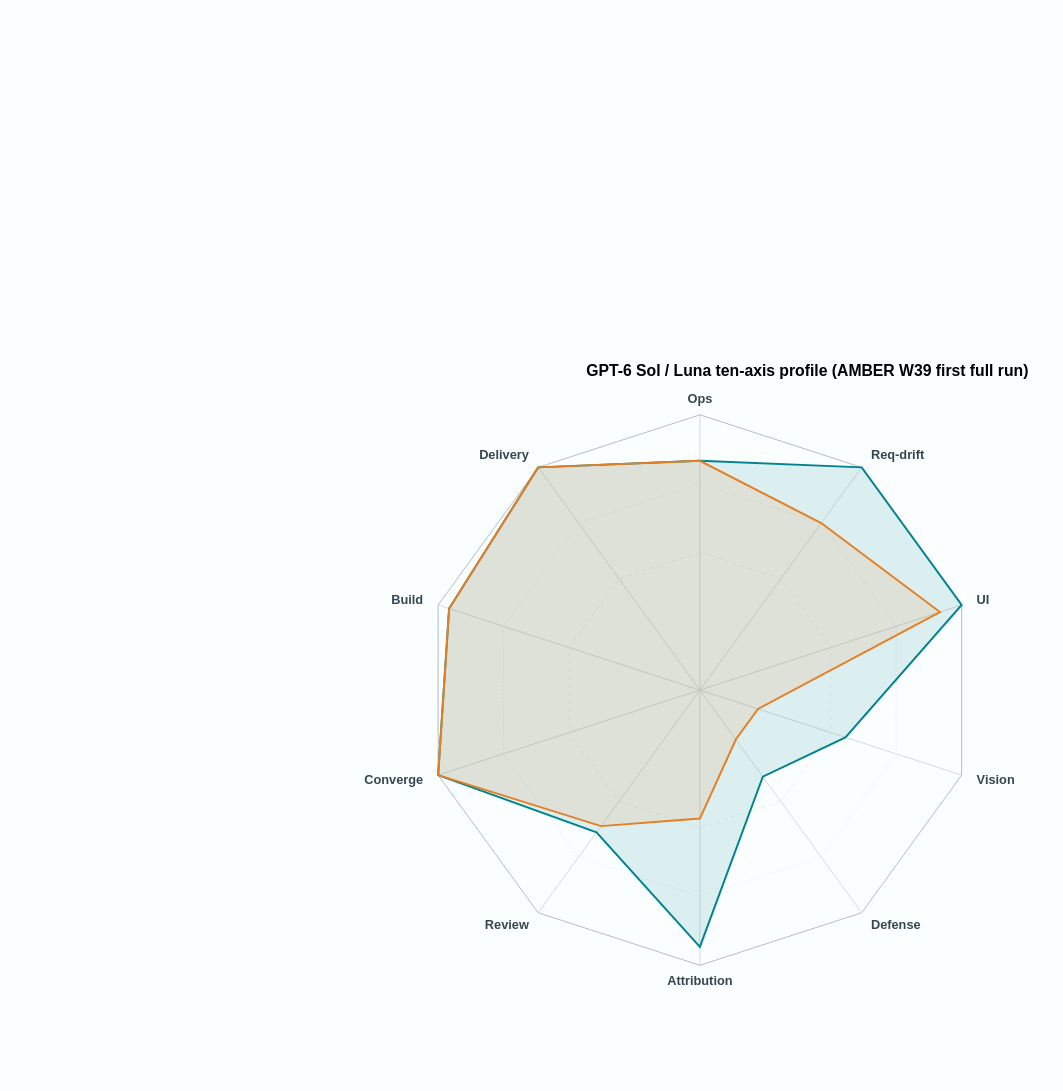

Source (Vega-Lite JSON):
### Vega specification from a JSON file in a GitHub repository (floating-point values rounded to 4 significant figures)
{"$schema": "https://vega.github.io/schema/vega/v5.json", "width": 560, "height": 560, "padding": 90, "background": "#FAFEFE", "title": {"text": "GPT-6 Sol / Luna ten-axis profile (AMBER W39 first full run)", "fontSize": 16, "offset": 14, "anchor": "middle"}, "signals": [{"name": "radius", "update": "width / 2"}], "data": [{"name": "table", "values": [{"key": "Build", "category": "gpt-6-sol-900k (17/24)", "value": 0.958}, {"key": "Delivery", "category": "gpt-6-sol-900k (17/24)", "value": 1.0}, {"key": "Ops", "category": "gpt-6-sol-900k (17/24)", "value": 0.833}, {"key": "Req-drift", "category": "gpt-6-sol-900k (17/24)", "value": 1.0}, {"key": "UI", "category": "gpt-6-sol-900k (17/24)", "value": 1.0}, {"key": "Vision", "category": "gpt-6-sol-900k (17/24)", "value": 0.556}, {"key": "Defense", "category": "gpt-6-sol-900k (17/24)", "value": 0.389}, {"key": "Attribution", "category": "gpt-6-sol-900k (17/24)", "value": 0.933}, {"key": "Review", "category": "gpt-6-sol-900k (17/24)", "value": 0.639}, {"key": "Converge", "category": "gpt-6-sol-900k (17/24)", "value": 1.0}, {"key": "Build", "category": "gpt-6-luna-900k (15/24)", "value": 0.958}, {"key": "Delivery", "category": "gpt-6-luna-900k (15/24)", "value": 1.0}, {"key": "Ops", "category": "gpt-6-luna-900k (15/24)", "value": 0.833}, {"key": "Req-drift", "category": "gpt-6-luna-900k (15/24)", "value": 0.75}, {"key": "UI", "category": "gpt-6-luna-900k (15/24)", "value": 0.917}, {"key": "Vision", "category": "gpt-6-luna-900k (15/24)", "value": 0.222}, {"key": "Defense", "category": "gpt-6-luna-900k (15/24)", "value": 0.222}, {"key": "Attribution", "category": "gpt-6-luna-900k (15/24)", "value": 0.467}, {"key": "Review", "category": "gpt-6-luna-900k (15/24)", "value": 0.611}, {"key": "Converge", "category": "gpt-6-luna-900k (15/24)", "value": 1.0}]}, {"name": "keys", "values": ["Build", "Delivery", "Ops", "Req-drift", "UI", "Vision", "Defense", "Attribution", "Review", "Converge"]}, {"name": "category_labels", "values": [{"category": "gpt-6-sol-900k", "label": "gpt-6-sol-900k (17/24)"}, {"category": "gpt-6-luna-900k", "label": "gpt-6-luna-900k (15/24)"}]}], "scales": [{"name": "angular", "type": "point", "range": {"signal": "[-PI, PI]"}, "padding": 0.5, "domain": {"data": "table", "field": "key"}}, {"name": "radial", "type": "linear", "range": {"signal": "[0, radius]"}, "zero": true, "nice": false, "domain": [0, 1]}, {"name": "color", "type": "ordinal", "domain": ["gpt-6-sol-900k (17/24)", "gpt-6-luna-900k (15/24)"], "range": ["#00838F", "#E67E22"]}], "legends": [{"fill": "color", "orient": "bottom", "direction": "horizontal", "title": null, "labelFontSize": 13, "labelLimit": 0, "offset": 24}], "encode": {"enter": {"x": {"signal": "radius"}, "y": {"signal": "radius"}}}, "marks": [{"type": "group", "name": "categories", "zindex": 1, "from": {"facet": {"data": "table", "name": "facet", "groupby": "category"}}, "marks": [{"type": "line", "name": "category-line", "from": {"data": "facet"}, "encode": {"enter": {"interpolate": {"value": "linear-closed"}, "x": {"signal": "scale('radial', datum.value) * cos(scale('angular', datum.key))"}, "y": {"signal": "scale('radial', datum.value) * sin(scale('angular', datum.key))"}, "stroke": {"scale": "color", "field": "category"}, "strokeWidth": {"value": 2}, "fill": {"scale": "color", "field": "category"}, "fillOpacity": {"value": 0.12}}}}]}, {"type": "rule", "name": "radial-grid", "from": {"data": "keys"}, "zindex": 0, "encode": {"enter": {"x": {"value": 0}, "y": {"value": 0}, "x2": {"signal": "radius * cos(scale('angular', datum.data))"}, "y2": {"signal": "radius * sin(scale('angular', datum.data))"}, "stroke": {"value": "#D5DBDB"}, "strokeWidth": {"value": 1}}}}, {"type": "text", "name": "key-label", "from": {"data": "keys"}, "zindex": 1, "encode": {"enter": {"x": {"signal": "(radius + 16) * cos(scale('angular', datum.data))"}, "y": {"signal": "(radius + 16) * sin(scale('angular', datum.data))"}, "text": {"signal": "datum.data"}, "align": {"signal": "abs(scale('angular', datum.data)) > PI/2 - 0.3 && abs(scale('angular', datum.data)) < PI/2 + 0.3 ? 'center' : (cos(scale('angular', datum.data)) > 0 ? 'left' : 'right')"}, "baseline": {"value": "middle"}, "fontSize": {"value": 13}, "fontWeight": {"value": "bold"}, "fill": {"value": "#37474F"}}}}, {"type": "line", "name": "outer-line", "from": {"data": "keys"}, "encode": {"enter": {"interpolate": {"value": "linear-closed"}, "x": {"signal": "scale('radial', 1) * cos(scale('angular', datum.data))"}, "y": {"signal": "scale('radial', 1) * sin(scale('angular', datum.data))"}, "stroke": {"value": "#B0BEC5"}, "strokeWidth": {"value": 1}}}}, {"type": "line", "name": "inner-line", "from": {"data": "keys"}, "encode": {"enter": {"interpolate": {"value": "linear-closed"}, "x": {"signal": "scale('radial', 0.5) * cos(scale('angular', datum.data))"}, "y": {"signal": "scale('radial', 0.5) * sin(scale('angular', datum.data))"}, "stroke": {"value": "#ECEFF1"}, "strokeWidth": {"value": 1}, "strokeDash": {"value": [4, 4]}}}}, {"type": "line", "name": "mid-line", "from": {"data": "keys"}, "encode": {"enter": {"interpolate": {"value": "linear-closed"}, "x": {"signal": "scale('radial', 0.75) * cos(scale('angular', datum.data))"}, "y": {"signal": "scale('radial', 0.75) * sin(scale('angular', datum.data))"}, "stroke": {"value": "#ECEFF1"}, "strokeWidth": {"value": 1}, "strokeDash": {"value": [2, 2]}}}}], "config": {"font": "Noto Sans CJK SC"}}
